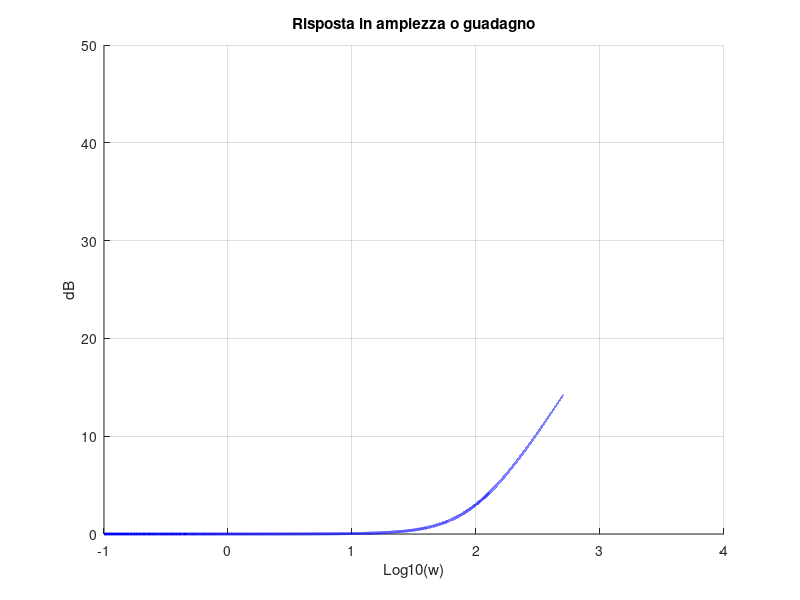
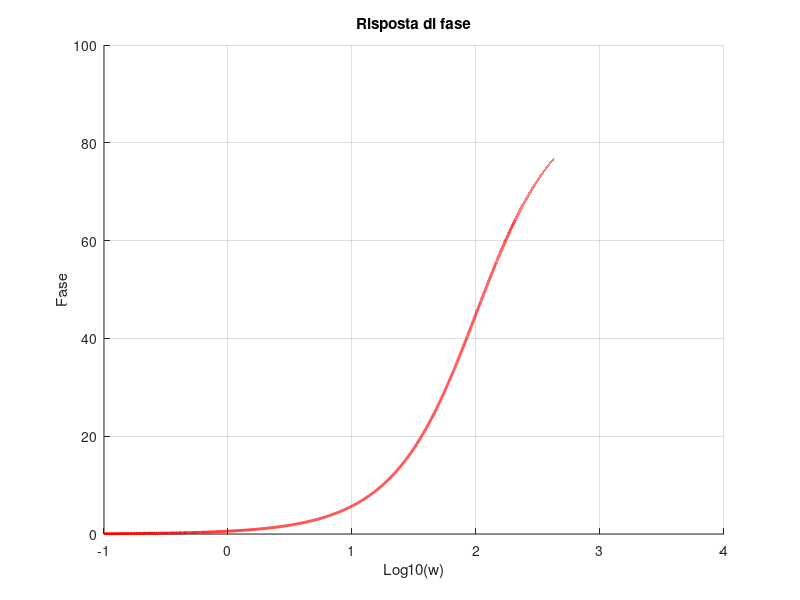

These figures' MATLAB source, in order:

w = 0.1:0.01:10^4;
tau = 0.01;


G = abs(1+w*tau*i);

GdB = 20*log10(G);
PH = 360/(2*pi)*angle(1+w*tau*i);

h = figure(1);
title('Risposta in ampiezza o guadagno');
xlabel('Log10(w)');
ylabel('dB');
hold on;
grid on;

plot(log10(w), GdB, 'b','linewidth',2);

h = figure(2);
title('Risposta di fase');
xlabel('Log10(w)');
ylabel('Fase');
hold on;
grid on;

plot(log10(w), PH, 'r','linewidth',2);
